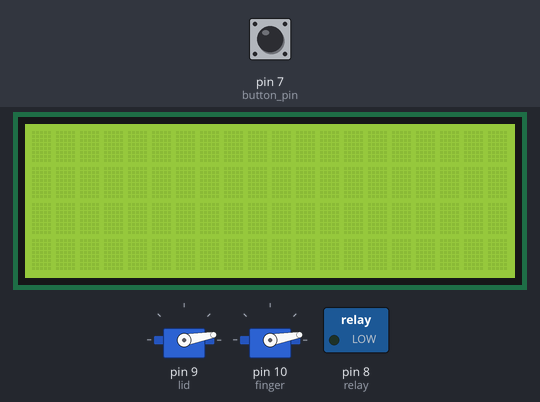
Simulated run of this sketch. Board: Arduino Uno, built with avr-gcc and run on an emulated ATmega328P. Parts: 2 × servo, 20×4 character LCD, switched loads named in the sketch (green lamp = pin HIGH). The inputs (shaded band) are chosen by the test bench; at power-on: pin 7 (button_pin) HIGH. What the sketch prints to the serial monitor is not drawn.

Above: at 1.2 s.
1.3 s: pin 7 (button_pin) pulled LOW for 0.15 s
At 1.7 s:
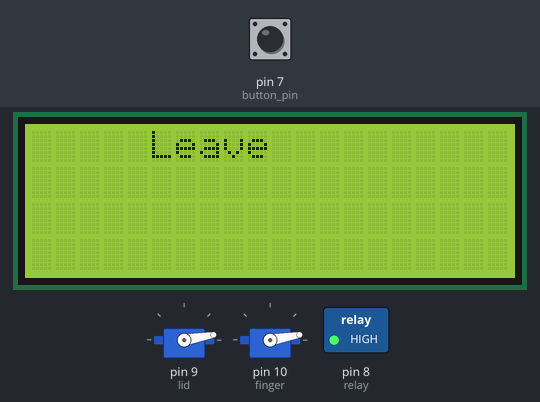
4.4 s: pin 7 (button_pin) pulled LOW for 3.2 s
At 5.2 s:
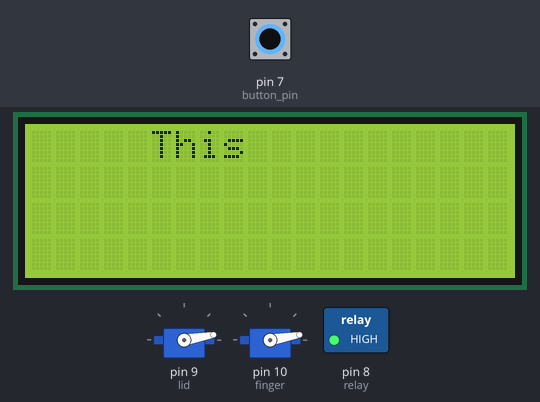
9.1 s: pin 7 (button_pin) pulled LOW for 1 s
At 9.5 s:
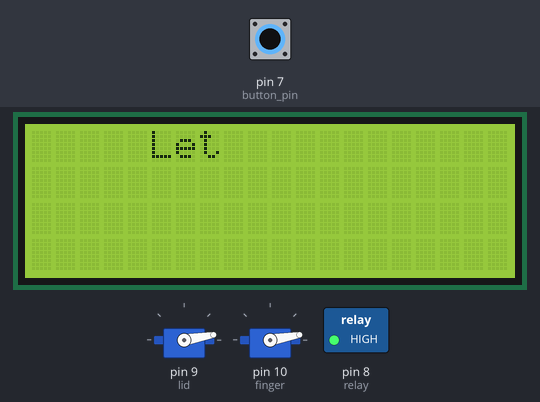
Timing chart, 0 to 14.2 s (numbered marks = the images above; inputs shaded):
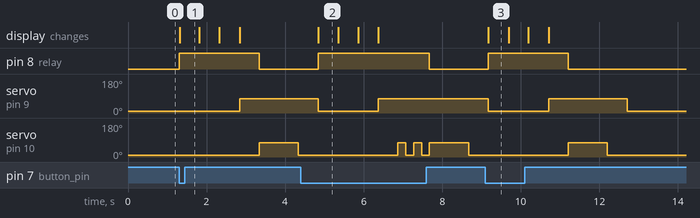

Measured:
- after the input at 1.3 s, pin 8 (relay): LOW → HIGH at once, → LOW 2.0 s later; servo on pin 9 (lid): 10° → 75° after 1.5 s; servo on pin 10 (finger): 10° → 75° after 2.0 s, → 10° 1.0 s later; the display: changes at once (image 1)
- after the input at 4.4 s, pin 8 (relay): LOW → HIGH after 0.44 s, → LOW 2.8 s later; servo on pin 10 (finger): goes 75° 0.20 s, 10° 0.20 s, 75° 0.20 s, 10° 0.20 s, 75° 1.0 s, then 10°, starting after 2.5 s; the display: changes after 0.45 s (image 2)
- after the input at 9.1 s, pin 8 (relay): LOW → HIGH after 0.07 s, → LOW 2.0 s later; servo on pin 10 (finger): 10° → 75° after 2.1 s, → 10° 1.0 s later; the display: changes after 0.08 s (image 3)
- what the display in image 2 shows lasts 0.6 s, from 4.8 s to 5.4 s

The sketch:

usless_box.ino
```cpp
#include <Servo.h>
#include <Wire.h>
#include <LiquidCrystal_I2C.h>


#define relay 8
#define button_pin 7
#define sda 2
#define slc 3

Servo lid;  // create servo object to control a servo
Servo finger;
LiquidCrystal_I2C lcd(0x27,20,4);
void words(void);
void words1(void);
void words2(void);

int zero = 10;
int lid_open = 75;
int button_press = 75;
int button;
int counter=0;


void setup() {
  lid.attach(9);
  finger.attach(10);
  pinMode(relay, OUTPUT);
  pinMode(button_pin, INPUT_PULLUP);
  lid.write(zero);
  finger.write(zero);
  Serial.begin(9600);
  digitalWrite(relay, LOW);
  lcd.init();
  lcd.backlight();
  lcd.setCursor(0,0);


}


void loop()
{
  button = digitalRead(button_pin);
  Serial.println(button);
  if (button==0)
  {
    digitalWrite(relay, HIGH);
    if (counter==0)
    {
      words();
    }
    if (counter==1)
    {
      words1();
    }
    if (counter==2)
    {
      words2();
    }
    Serial.println("lid open");
    finger.write(button_press);
    button = digitalRead(button_pin);
    Serial.println(button);
    while (button==0)
    {
    delay(200);
    finger.write(zero);
    delay(200);
    finger.write(button_press);
    button = digitalRead(button_pin);
    }
    digitalWrite(relay, LOW);
    delay(1000);
    finger.write(zero);
    delay(500);
    lid.write(zero);
    Serial.println("lid closed");
    counter = counter+1;
    if (counter==3)
    {
        counter = 0;
    }
  }

}

void words()
{
    Serial.println(button);
    lcd.setCursor(5,0);
    lcd.print("Leave");
    delay(500);
    lcd.setCursor(5,0);
    lcd.print("  Me ");
    delay(500);
    lcd.setCursor(5,0);
    lcd.print("Alone >:(");
    delay(500);
    lcd.setCursor(5,0);
    lcd.print("            ");
    lid.write(lid_open);
    delay(500);
}

void words1()
{
    Serial.println(button);
    lcd.setCursor(5,0);
    lcd.print("This");
    delay(500);
    lcd.setCursor(5,0);
    lcd.print("  Is");
    delay(500);
    lcd.setCursor(5,0);
    lcd.print("Harrassment!");
    delay(500);
    lcd.setCursor(5,0);
    lcd.print("            ");
    lid.write(lid_open);
    delay(500);
}


void words2()
{
    Serial.println(button);
    lcd.setCursor(5,0);
    lcd.print("Let ");
    delay(500);
    lcd.setCursor(5,0);
    lcd.print(" Me       ");
    delay(500);
    lcd.setCursor(5,0);
    lcd.print("Die :,(");
    delay(500);
    lcd.setCursor(5,0);
    lcd.print("            ");
    lid.write(lid_open);
    delay(500);
}
```
